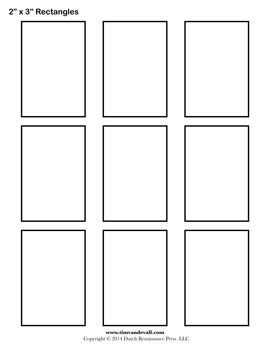
#> input picture Garage System/slots-test-image.jpg, 270 x 349 px
$ python detecting-slots.py
#> lines starting #> are read from the running program, lines starting #| are printed output that depends on the picture; after the words box and inside, x2 and y2 are one past the last pixel; in counts of white or black regions, pixels touching at a corner belong together
import cv2 as cv
import numpy as np

# Load the image of the garage (or use a video feed)
image = cv.imread("slots-test-image.jpg")
#> image is the input picture: shape (349, 270, 3); min 0, max 255, mean 243.2

# Step 1: Preprocessing the image (convert to grayscale and detect edges)
gray = cv.cvtColor(image, cv.COLOR_BGR2GRAY)
blurred = cv.GaussianBlur(gray, (5, 5), 0)
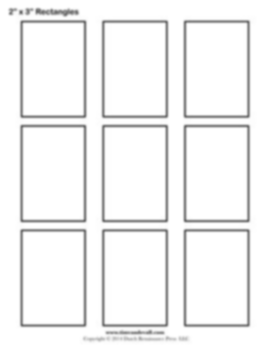
#> blurred: shape (349, 270); min 107, max 255, mean 243.2
edges = cv.Canny(blurred, 50, 150)
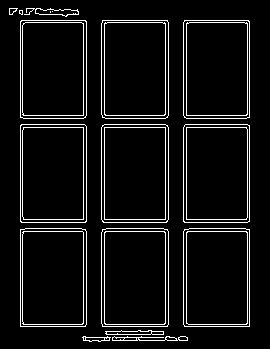
#> edges: shape (349, 270); 6.6% white in thin lines or dots, all inside (x1, y1, x2, y2) = (9, 8, 250, 342)

# Step 2: Detect lines using Hough Line Transform to find edges of parking slots
lines = cv.HoughLinesP(edges, 1, np.pi / 180, threshold=100, minLineLength=100, maxLineGap=50)
#> lines = 24 rows, first 6: [22, 326, 22, 10], [186, 340, 186, 20], [20, 326, 20, 10], [168, 340, 168, 22], [165, 339, 165, 20], [86, 340, 86, 21]

# Create a copy of the original image to draw the detected lines
line_image = np.copy(image)

# Draw the detected lines on the image (optional)
if lines is not None:
    for line in lines:
        x1, y1, x2, y2 = line[0]
        cv.line(line_image, (x1, y1), (x2, y2), (0, 255, 0), 2)
#> this loop made 24 passes
#> (x1, y1, x2, y2) on passes 1 to 12: (22, 326, 22, 10), (186, 340, 186, 20), (20, 326, 20, 10), (168, 340, 168, 22), (165, 339, 165, 20), (86, 340, 86, 21), (249, 326, 249, 21), (101, 340, 101, 23), (183, 340, 183, 22), (104, 340, 104, 20), (247, 326, 247, 20), (83, 340, 83, 20)
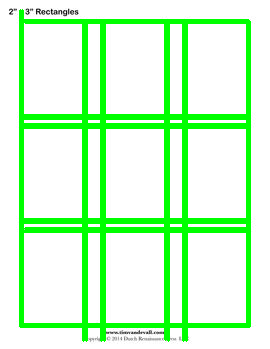
#> line_image: shape (349, 270, 3); 18.67% of pixels changed, all inside (x1, y1, x2, y2) = (19, 9, 251, 342)

# Step 3: Detect contours to find parking slots
# Apply another level of thresholding to get the regions of interest (potential parking slots)
thresh = cv.adaptiveThreshold(blurred, 255, cv.ADAPTIVE_THRESH_GAUSSIAN_C, cv.THRESH_BINARY_INV, 11, 2)
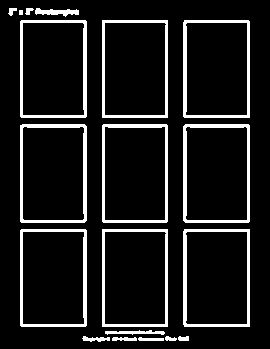
#> thresh: shape (349, 270); 10.7% white; 19 white regions

# Find contours based on the thresholded image
contours, _ = cv.findContours(thresh, cv.RETR_EXTERNAL, cv.CHAIN_APPROX_SIMPLE)
#> contours = 19 contours, 1 with area under 20; largest, box (x1, y1, x2, y2) and area: (183, 124, 250, 223) 6463, (20, 124, 87, 223) 6462, (20, 229, 87, 327) 6400, (20, 20, 87, 118) 6400, (183, 20, 250, 118) 6400

# Filter out contours that do not resemble parking slots (based on area/shape)
min_area = 5000  # Adjust this value based on the image scale
parking_slots = []

for contour in contours:
    area = cv.contourArea(contour)
    if area > min_area:  # Assuming parking slots have larger areas
        # Approximate the contour to reduce the number of vertices
        approx = cv.approxPolyDP(contour, 0.02 * cv.arcLength(contour, True), True)

        # Consider it a parking slot if it has 4 vertices (a rectangle or square)
        if len(approx) == 4:
            parking_slots.append(approx)
            # Draw the detected parking slots on the image
            cv.drawContours(image, [approx], -1, (0, 255, 0), 3)
#> this loop made 19 passes
#> (area, approx) on passes 7 to 15: (6399, [[184, 229], [184, 326], [249, 326], [249, 229]]), (6305, [[102, 229], [102, 326], [167, 326], [167, 229]]), (6400, [[21, 229], [20, 325], [85, 326], [86, 230]]), (6463, [[185, 124], [183, 220], [248, 222], [249, 125]]), (6368, [[103, 124], [102, 221], [166, 222], [167, 125]]), (6462, [[20, 125], [20, 221], [84, 222], [86, 126]]), (6399.5, [[184, 20], [183, 116], [249, 117], [249, 21]]), (6305, [[102, 20], [102, 117], [167, 117], [167, 20]]), (6400, [[21, 20], [20, 116], [85, 117], [86, 21]])
#> area on passes 1 to 6: 52.5, 56, 34, 29.5, 70.5, 120
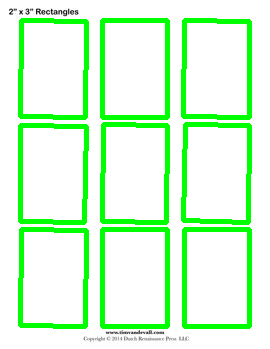
#> image: shape (349, 270, 3); 15.3% of pixels changed, all inside (x1, y1, x2, y2) = (18, 18, 252, 329)
#> after the loop, parking_slots = 9 contours; largest, box (x1, y1, x2, y2) and area: (184, 229, 250, 327) 6305, (102, 229, 168, 327) 6305, (102, 20, 168, 118) 6305, (183, 20, 250, 118) 6288, (20, 229, 87, 327) 6241

# Step 4: Display the results
# Show the original image with the detected parking slots
cv.imshow('Detected Parking Slots', image)

# Show the image with detected lines (optional)
# cv.imshow('Detected Lines', line_image)

cv.waitKey(0)
cv.destroyAllWindows()
